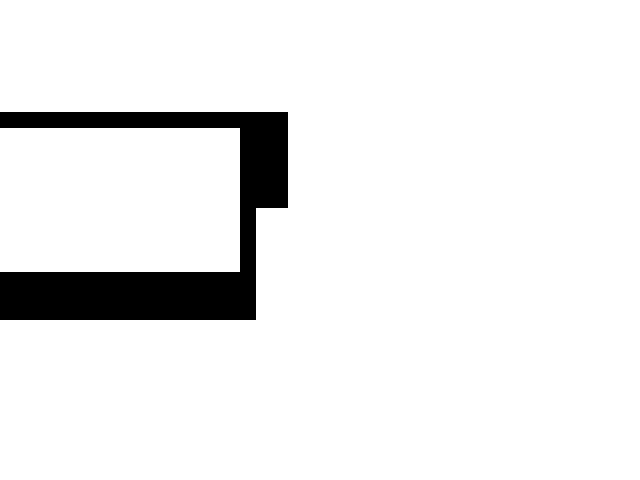

Rendered tile map (Tiled .tmx) drawn with the repository's tilesets; below, a short description and the full map source, tile grids included:
An orthogonal 40x30 tile map with 16x16 px tiles, 1 tile layer (块层 1), 4 tilesets.

<map version="1.0" orientation="orthogonal" renderorder="right-down" width="40" height="30" tilewidth="16" tileheight="16" backgroundcolor="#ffffff" nextobjectid="1">
 <tileset firstgid="1" name="block" tilewidth="16" tileheight="16" tilecount="1">
  <image source="image/block.png" width="16" height="16" />
 </tileset>
 <tileset firstgid="2" name="block1" tilewidth="16" tileheight="16" tilecount="1">
  <image source="image/block1.png" width="16" height="16" />
 </tileset>
 <tileset firstgid="3" name="block2" tilewidth="16" tileheight="16" tilecount="1">
  <image source="image/block2.png" width="16" height="16" />
 </tileset>
 <tileset firstgid="4" name="block3" tilewidth="16" tileheight="16" tilecount="1">
  <image source="image/block3.png" width="16" height="16" />
 </tileset>
 <layer name="块层 1" width="40" height="30">
  <data encoding="csv">
0,0,0,0,0,0,0,0,0,0,0,0,0,0,0,0,0,0,0,0,0,0,0,0,0,0,0,0,0,0,0,0,0,0,0,0,0,0,0,0,
0,0,0,0,0,0,0,0,0,0,0,0,0,0,0,0,0,0,0,0,0,0,0,0,0,0,0,0,0,0,0,0,0,0,0,0,0,0,0,0,
0,0,0,0,0,0,0,0,0,0,0,0,0,0,0,0,0,0,0,0,0,0,0,0,0,0,0,0,0,0,0,0,0,0,0,0,0,0,0,0,
0,0,0,0,0,0,0,0,0,0,0,0,0,0,0,0,0,0,0,0,0,0,0,0,0,0,0,0,0,0,0,0,0,0,0,0,0,0,0,0,
0,0,0,0,0,0,0,0,0,0,0,0,0,0,0,0,0,0,0,0,0,0,0,0,0,0,0,0,0,0,0,0,0,0,0,0,0,0,0,0,
0,0,0,0,0,0,0,0,0,0,0,0,0,0,0,0,0,0,0,0,0,0,0,0,0,0,0,0,0,0,0,0,0,0,0,0,0,0,0,0,
0,0,0,0,0,0,0,0,0,0,0,0,0,0,0,0,0,0,0,0,0,0,0,0,0,0,0,0,0,0,0,0,0,0,0,0,0,0,0,0,
1,1,1,1,1,1,1,1,1,1,1,1,1,1,1,1,1,1,0,0,0,0,0,0,0,0,0,0,0,0,0,0,0,0,0,0,0,0,0,0,
0,0,0,0,0,0,0,0,0,0,0,0,0,0,0,1,1,1,0,0,0,0,0,0,0,0,0,0,0,0,0,0,0,0,0,0,0,0,0,0,
0,0,0,0,0,0,0,0,0,0,0,0,0,0,0,1,1,1,0,0,0,0,0,0,0,0,0,0,0,0,0,0,0,0,0,0,0,0,0,0,
0,0,0,0,0,0,0,0,0,0,0,0,0,0,0,1,1,1,0,0,0,0,0,0,0,0,0,0,0,0,0,0,0,0,0,0,0,0,0,0,
0,0,0,0,0,0,0,0,0,0,0,0,0,0,0,1,1,1,0,0,0,0,0,0,0,0,0,0,0,0,0,0,0,0,0,0,0,0,0,0,
0,0,0,0,0,0,0,0,0,0,0,0,0,0,0,1,1,1,0,0,0,0,0,0,0,0,0,0,0,0,0,0,0,0,0,0,0,0,0,0,
0,0,0,0,0,0,0,0,0,0,0,0,0,0,0,1,0,0,0,0,0,0,0,0,0,0,0,0,0,0,0,0,0,0,0,0,0,0,0,0,
0,0,0,0,0,0,0,0,0,0,0,0,0,0,0,1,0,0,0,0,0,0,0,0,0,0,0,0,0,0,0,0,0,0,0,0,0,0,0,0,
0,0,0,0,0,0,0,0,0,0,0,0,0,0,0,1,0,0,0,0,0,0,0,0,0,0,0,0,0,0,0,0,0,0,0,0,0,0,0,0,
0,0,0,0,0,0,0,0,0,0,0,0,0,0,0,1,0,0,0,0,0,0,0,0,0,0,0,0,0,0,0,0,0,0,0,0,0,0,0,0,
1,1,1,1,1,1,1,1,1,1,1,1,1,1,1,1,0,0,0,0,0,0,0,0,0,0,0,0,0,0,0,0,0,0,0,0,0,0,0,0,
1,1,1,1,1,1,1,1,1,1,1,1,1,1,1,1,0,0,0,0,0,0,0,0,0,0,0,0,0,0,0,0,0,0,0,0,0,0,0,0,
1,1,1,1,1,1,1,1,1,1,1,1,1,1,1,1,0,0,0,0,0,0,0,0,0,0,0,0,0,0,0,0,0,0,0,0,0,0,0,0,
0,0,0,0,0,0,0,0,0,0,0,0,0,0,0,0,0,0,0,0,0,0,0,0,0,0,0,0,0,0,0,0,0,0,0,0,0,0,0,0,
0,0,0,0,0,0,0,0,0,0,0,0,0,0,0,0,0,0,0,0,0,0,0,0,0,0,0,0,0,0,0,0,0,0,0,0,0,0,0,0,
0,0,0,0,0,0,0,0,0,0,0,0,0,0,0,0,0,0,0,0,0,0,0,0,0,0,0,0,0,0,0,0,0,0,0,0,0,0,0,0,
0,0,0,0,0,0,0,0,0,0,0,0,0,0,0,0,0,0,0,0,0,0,0,0,0,0,0,0,0,0,0,0,0,0,0,0,0,0,0,0,
0,0,0,0,0,0,0,0,0,0,0,0,0,0,0,0,0,0,0,0,0,0,0,0,0,0,0,0,0,0,0,0,0,0,0,0,0,0,0,0,
0,0,0,0,0,0,0,0,0,0,0,0,0,0,0,0,0,0,0,0,0,0,0,0,0,0,0,0,0,0,0,0,0,0,0,0,0,0,0,0,
0,0,0,0,0,0,0,0,0,0,0,0,0,0,0,0,0,0,0,0,0,0,0,0,0,0,0,0,0,0,0,0,0,0,0,0,0,0,0,0,
0,0,0,0,0,0,0,0,0,0,0,0,0,0,0,0,0,0,0,0,0,0,0,0,0,0,0,0,0,0,0,0,0,0,0,0,0,0,0,0,
0,0,0,0,0,0,0,0,0,0,0,0,0,0,0,0,0,0,0,0,0,0,0,0,0,0,0,0,0,0,0,0,0,0,0,0,0,0,0,0,
0,0,0,0,0,0,0,0,0,0,0,0,0,0,0,0,0,0,0,0,0,0,0,0,0,0,0,0,0,0,0,0,0,0,0,0,0,0,0,0
</data>
 </layer>
</map>
